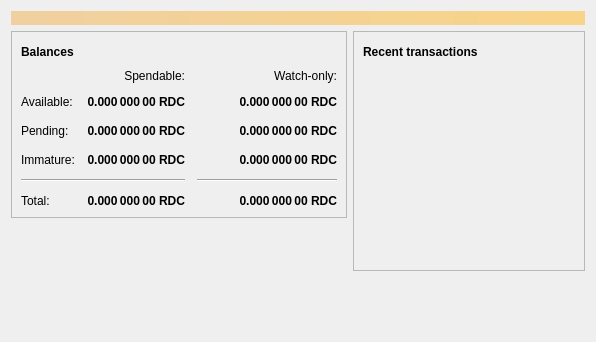
<?xml version="1.0" encoding="UTF-8"?>
<ui version="4.0">
 <class>OverviewPage</class>
 <widget class="QWidget" name="OverviewPage">
  <property name="geometry">
   <rect>
    <x>0</x>
    <y>0</y>
    <width>596</width>
    <height>342</height>
   </rect>
  </property>
  <property name="windowTitle">
   <string>Form</string>
  </property>
  <layout class="QVBoxLayout" name="topLayout">
   <item>
    <widget class="QLabel" name="labelAlerts">
     <property name="visible">
      <bool>false</bool>
     </property>
     <property name="styleSheet">
      <string notr="true">QLabel { background-color: qlineargradient(x1: 0, y1: 0, x2: 1, y2: 0, stop:0 #F0D0A0, stop:1 #F8D488); color:#000000; }</string>
     </property>
     <property name="wordWrap">
      <bool>true</bool>
     </property>
     <property name="margin">
      <number>3</number>
     </property>
     <property name="textInteractionFlags">
      <set>Qt::TextSelectableByMouse</set>
     </property>
    </widget>
   </item>
   <item>
    <layout class="QHBoxLayout" name="horizontalLayout" stretch="1,1">
     <item>
      <layout class="QVBoxLayout" name="verticalLayout_2">
       <item>
        <widget class="QFrame" name="frame">
         <property name="frameShape">
          <enum>QFrame::StyledPanel</enum>
         </property>
         <property name="frameShadow">
          <enum>QFrame::Raised</enum>
         </property>
         <layout class="QVBoxLayout" name="verticalLayout_4">
          <item>
           <layout class="QHBoxLayout" name="horizontalLayout_4">
            <item>
             <widget class="QLabel" name="label_5">
              <property name="font">
               <font>
                <weight>75</weight>
                <bold>true</bold>
               </font>
              </property>
              <property name="text">
               <string>Balances</string>
              </property>
             </widget>
            </item>
            <item>
             <widget class="QPushButton" name="labelWalletStatus">
              <property name="enabled">
               <bool>true</bool>
              </property>
              <property name="maximumSize">
               <size>
                <width>30</width>
                <height>16777215</height>
               </size>
              </property>
              <property name="toolTip">
               <string>The displayed information may be out of date. Your wallet automatically synchronizes with the Readercoin network after a connection is established, but this process has not completed yet.</string>
              </property>
              <property name="text">
               <string/>
              </property>
              <property name="icon">
               <iconset resource="../readercoin.qrc">
                <normaloff>:/icons/warning</normaloff>
                <disabledoff>:/icons/warning</disabledoff>:/icons/warning</iconset>
              </property>
              <property name="iconSize">
               <size>
                <width>24</width>
                <height>24</height>
               </size>
              </property>
              <property name="flat">
               <bool>true</bool>
              </property>
             </widget>
            </item>
            <item>
             <spacer name="horizontalSpacer_3">
              <property name="orientation">
               <enum>Qt::Horizontal</enum>
              </property>
              <property name="sizeHint" stdset="0">
               <size>
                <width>40</width>
                <height>20</height>
               </size>
              </property>
             </spacer>
            </item>
           </layout>
          </item>
          <item>
           <layout class="QGridLayout" name="gridLayout">
            <property name="spacing">
             <number>12</number>
            </property>
            <item row="2" column="2">
             <widget class="QLabel" name="labelWatchPending">
              <property name="font">
               <font>
                <weight>75</weight>
                <bold>true</bold>
               </font>
              </property>
              <property name="cursor">
               <cursorShape>IBeamCursor</cursorShape>
              </property>
              <property name="toolTip">
               <string>Unconfirmed transactions to watch-only addresses</string>
              </property>
              <property name="text">
               <string notr="true">0.000 000 00 RDC</string>
              </property>
              <property name="alignment">
               <set>Qt::AlignRight|Qt::AlignTrailing|Qt::AlignVCenter</set>
              </property>
              <property name="textInteractionFlags">
               <set>Qt::LinksAccessibleByMouse|Qt::TextSelectableByKeyboard|Qt::TextSelectableByMouse</set>
              </property>
             </widget>
            </item>
            <item row="2" column="1">
             <widget class="QLabel" name="labelUnconfirmed">
              <property name="font">
               <font>
                <weight>75</weight>
                <bold>true</bold>
               </font>
              </property>
              <property name="cursor">
               <cursorShape>IBeamCursor</cursorShape>
              </property>
              <property name="toolTip">
               <string>Total of transactions that have yet to be confirmed, and do not yet count toward the spendable balance</string>
              </property>
              <property name="text">
               <string notr="true">0.000 000 00 RDC</string>
              </property>
              <property name="alignment">
               <set>Qt::AlignRight|Qt::AlignTrailing|Qt::AlignVCenter</set>
              </property>
              <property name="textInteractionFlags">
               <set>Qt::LinksAccessibleByMouse|Qt::TextSelectableByKeyboard|Qt::TextSelectableByMouse</set>
              </property>
             </widget>
            </item>
            <item row="3" column="2">
             <widget class="QLabel" name="labelWatchImmature">
              <property name="font">
               <font>
                <weight>75</weight>
                <bold>true</bold>
               </font>
              </property>
              <property name="cursor">
               <cursorShape>IBeamCursor</cursorShape>
              </property>
              <property name="toolTip">
               <string>Mined balance in watch-only addresses that has not yet matured</string>
              </property>
              <property name="text">
               <string notr="true">0.000 000 00 RDC</string>
              </property>
              <property name="alignment">
               <set>Qt::AlignRight|Qt::AlignTrailing|Qt::AlignVCenter</set>
              </property>
              <property name="textInteractionFlags">
               <set>Qt::LinksAccessibleByMouse|Qt::TextSelectableByKeyboard|Qt::TextSelectableByMouse</set>
              </property>
             </widget>
            </item>
            <item row="4" column="0" colspan="2">
             <widget class="Line" name="line">
              <property name="orientation">
               <enum>Qt::Horizontal</enum>
              </property>
             </widget>
            </item>
            <item row="4" column="2">
             <widget class="Line" name="lineWatchBalance">
              <property name="sizePolicy">
               <sizepolicy hsizetype="Preferred" vsizetype="Fixed">
                <horstretch>0</horstretch>
                <verstretch>0</verstretch>
               </sizepolicy>
              </property>
              <property name="minimumSize">
               <size>
                <width>140</width>
                <height>0</height>
               </size>
              </property>
              <property name="orientation">
               <enum>Qt::Horizontal</enum>
              </property>
             </widget>
            </item>
            <item row="5" column="0">
             <widget class="QLabel" name="labelTotalText">
              <property name="text">
               <string>Total:</string>
              </property>
             </widget>
            </item>
            <item row="3" column="1">
             <widget class="QLabel" name="labelImmature">
              <property name="font">
               <font>
                <weight>75</weight>
                <bold>true</bold>
               </font>
              </property>
              <property name="cursor">
               <cursorShape>IBeamCursor</cursorShape>
              </property>
              <property name="toolTip">
               <string>Mined balance that has not yet matured</string>
              </property>
              <property name="text">
               <string notr="true">0.000 000 00 RDC</string>
              </property>
              <property name="alignment">
               <set>Qt::AlignRight|Qt::AlignTrailing|Qt::AlignVCenter</set>
              </property>
              <property name="textInteractionFlags">
               <set>Qt::LinksAccessibleByMouse|Qt::TextSelectableByKeyboard|Qt::TextSelectableByMouse</set>
              </property>
             </widget>
            </item>
            <item row="2" column="3">
             <spacer name="horizontalSpacer_2">
              <property name="orientation">
               <enum>Qt::Horizontal</enum>
              </property>
              <property name="sizeHint" stdset="0">
               <size>
                <width>40</width>
                <height>20</height>
               </size>
              </property>
             </spacer>
            </item>
            <item row="3" column="0">
             <widget class="QLabel" name="labelImmatureText">
              <property name="text">
               <string>Immature:</string>
              </property>
             </widget>
            </item>
            <item row="5" column="1">
             <widget class="QLabel" name="labelTotal">
              <property name="font">
               <font>
                <weight>75</weight>
                <bold>true</bold>
               </font>
              </property>
              <property name="cursor">
               <cursorShape>IBeamCursor</cursorShape>
              </property>
              <property name="toolTip">
               <string>Your current total balance</string>
              </property>
              <property name="text">
               <string notr="true">0.000 000 00 RDC</string>
              </property>
              <property name="alignment">
               <set>Qt::AlignRight|Qt::AlignTrailing|Qt::AlignVCenter</set>
              </property>
              <property name="textInteractionFlags">
               <set>Qt::LinksAccessibleByMouse|Qt::TextSelectableByKeyboard|Qt::TextSelectableByMouse</set>
              </property>
             </widget>
            </item>
            <item row="5" column="2">
             <widget class="QLabel" name="labelWatchTotal">
              <property name="font">
               <font>
                <weight>75</weight>
                <bold>true</bold>
               </font>
              </property>
              <property name="cursor">
               <cursorShape>IBeamCursor</cursorShape>
              </property>
              <property name="toolTip">
               <string>Current total balance in watch-only addresses</string>
              </property>
              <property name="text">
               <string notr="true">0.000 000 00 RDC</string>
              </property>
              <property name="alignment">
               <set>Qt::AlignRight|Qt::AlignTrailing|Qt::AlignVCenter</set>
              </property>
              <property name="textInteractionFlags">
               <set>Qt::LinksAccessibleByMouse|Qt::TextSelectableByKeyboard|Qt::TextSelectableByMouse</set>
              </property>
             </widget>
            </item>
            <item row="0" column="2">
             <widget class="QLabel" name="labelWatchonly">
              <property name="text">
               <string>Watch-only:</string>
              </property>
              <property name="alignment">
               <set>Qt::AlignRight|Qt::AlignTrailing|Qt::AlignVCenter</set>
              </property>
             </widget>
            </item>
            <item row="1" column="0">
             <widget class="QLabel" name="labelBalanceText">
              <property name="text">
               <string>Available:</string>
              </property>
             </widget>
            </item>
            <item row="1" column="1">
             <widget class="QLabel" name="labelBalance">
              <property name="font">
               <font>
                <weight>75</weight>
                <bold>true</bold>
               </font>
              </property>
              <property name="cursor">
               <cursorShape>IBeamCursor</cursorShape>
              </property>
              <property name="toolTip">
               <string>Your current spendable balance</string>
              </property>
              <property name="text">
               <string notr="true">0.000 000 00 RDC</string>
              </property>
              <property name="alignment">
               <set>Qt::AlignRight|Qt::AlignTrailing|Qt::AlignVCenter</set>
              </property>
              <property name="textInteractionFlags">
               <set>Qt::LinksAccessibleByMouse|Qt::TextSelectableByKeyboard|Qt::TextSelectableByMouse</set>
              </property>
             </widget>
            </item>
            <item row="1" column="2">
             <widget class="QLabel" name="labelWatchAvailable">
              <property name="font">
               <font>
                <weight>75</weight>
                <bold>true</bold>
               </font>
              </property>
              <property name="cursor">
               <cursorShape>IBeamCursor</cursorShape>
              </property>
              <property name="toolTip">
               <string>Your current balance in watch-only addresses</string>
              </property>
              <property name="text">
               <string notr="true">0.000 000 00 RDC</string>
              </property>
              <property name="alignment">
               <set>Qt::AlignRight|Qt::AlignTrailing|Qt::AlignVCenter</set>
              </property>
              <property name="textInteractionFlags">
               <set>Qt::LinksAccessibleByMouse|Qt::TextSelectableByKeyboard|Qt::TextSelectableByMouse</set>
              </property>
             </widget>
            </item>
            <item row="2" column="0">
             <widget class="QLabel" name="labelPendingText">
              <property name="text">
               <string>Pending:</string>
              </property>
             </widget>
            </item>
            <item row="0" column="1">
             <widget class="QLabel" name="labelSpendable">
              <property name="text">
               <string>Spendable:</string>
              </property>
              <property name="alignment">
               <set>Qt::AlignRight|Qt::AlignTrailing|Qt::AlignVCenter</set>
              </property>
             </widget>
            </item>
           </layout>
          </item>
         </layout>
        </widget>
       </item>
       <item>
        <spacer name="verticalSpacer">
         <property name="orientation">
          <enum>Qt::Vertical</enum>
         </property>
         <property name="sizeHint" stdset="0">
          <size>
           <width>20</width>
           <height>40</height>
          </size>
         </property>
        </spacer>
       </item>
      </layout>
     </item>
     <item>
      <layout class="QVBoxLayout" name="verticalLayout_3">
       <item>
        <widget class="QFrame" name="frame_2">
         <property name="frameShape">
          <enum>QFrame::StyledPanel</enum>
         </property>
         <property name="frameShadow">
          <enum>QFrame::Raised</enum>
         </property>
         <layout class="QVBoxLayout" name="verticalLayout">
          <item>
           <layout class="QHBoxLayout" name="horizontalLayout_2">
            <item>
             <widget class="QLabel" name="label_4">
              <property name="font">
               <font>
                <weight>75</weight>
                <bold>true</bold>
               </font>
              </property>
              <property name="text">
               <string>Recent transactions</string>
              </property>
             </widget>
            </item>
            <item>
             <widget class="QPushButton" name="labelTransactionsStatus">
              <property name="enabled">
               <bool>true</bool>
              </property>
              <property name="maximumSize">
               <size>
                <width>30</width>
                <height>16777215</height>
               </size>
              </property>
              <property name="toolTip">
               <string>The displayed information may be out of date. Your wallet automatically synchronizes with the Readercoin network after a connection is established, but this process has not completed yet.</string>
              </property>
              <property name="text">
               <string/>
              </property>
              <property name="icon">
               <iconset resource="../readercoin.qrc">
                <normaloff>:/icons/warning</normaloff>
                <disabledoff>:/icons/warning</disabledoff>:/icons/warning</iconset>
              </property>
              <property name="iconSize">
               <size>
                <width>24</width>
                <height>24</height>
               </size>
              </property>
              <property name="flat">
               <bool>true</bool>
              </property>
             </widget>
            </item>
            <item>
             <spacer name="horizontalSpacer">
              <property name="orientation">
               <enum>Qt::Horizontal</enum>
              </property>
              <property name="sizeHint" stdset="0">
               <size>
                <width>40</width>
                <height>20</height>
               </size>
              </property>
             </spacer>
            </item>
           </layout>
          </item>
          <item>
           <widget class="QListView" name="listTransactions">
            <property name="styleSheet">
             <string notr="true">QListView { background: transparent; }</string>
            </property>
            <property name="frameShape">
             <enum>QFrame::NoFrame</enum>
            </property>
            <property name="verticalScrollBarPolicy">
             <enum>Qt::ScrollBarAlwaysOff</enum>
            </property>
            <property name="horizontalScrollBarPolicy">
             <enum>Qt::ScrollBarAlwaysOff</enum>
            </property>
            <property name="selectionMode">
             <enum>QAbstractItemView::NoSelection</enum>
            </property>
           </widget>
          </item>
         </layout>
        </widget>
       </item>
       <item>
        <spacer name="verticalSpacer_2">
         <property name="orientation">
          <enum>Qt::Vertical</enum>
         </property>
         <property name="sizeHint" stdset="0">
          <size>
           <width>20</width>
           <height>40</height>
          </size>
         </property>
        </spacer>
       </item>
      </layout>
     </item>
    </layout>
   </item>
  </layout>
 </widget>
 <resources/>
 <connections/>
</ui>
